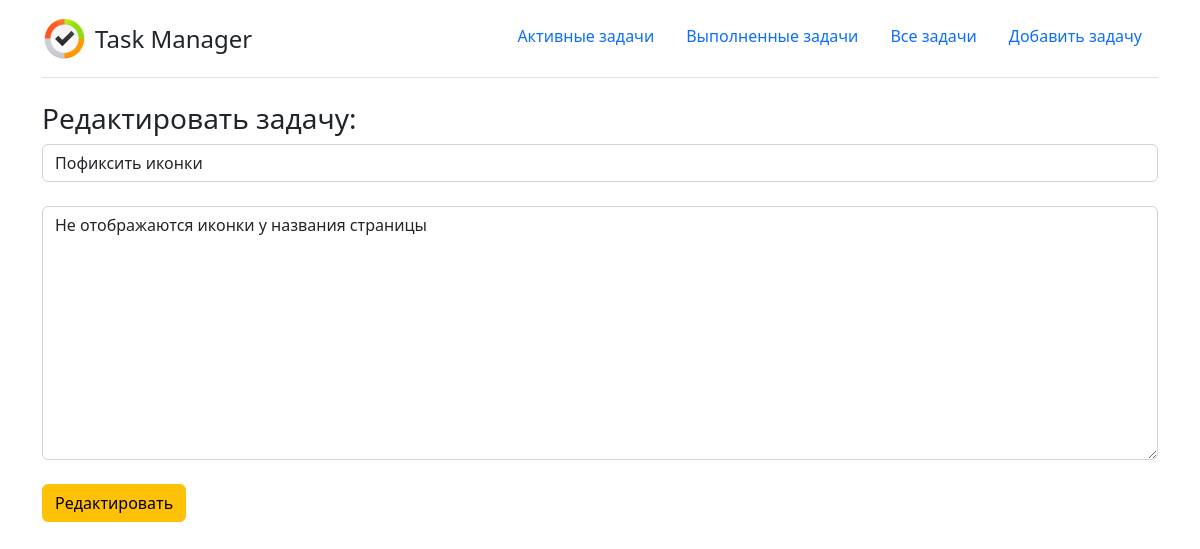
/update/38, run on the app's committed database.
### Main/models.py (models this page shows, shortened)
class Task(models.Model):
    title = models.CharField(max_length=255, verbose_name='Название')
    task = models.TextField(verbose_name='Задача')
    time_create = models.DateTimeField(auto_now_add=True, verbose_name='Время создания')
    time_update = models.DateTimeField(auto_now=True, verbose_name='Время обновления')
    done = models.BooleanField(default=False, verbose_name='Статус')
    class Meta:
        verbose_name = 'Задача'
        verbose_name_plural = 'Задачи'

### Main/views.py (the view)
# urls.py: path('update/<int:pk>', UpdateTask.as_view(), name='updateTask'),
class UpdateTask(UpdateView):
    model = Task
    template_name = 'Main/add.html'
    form_class = TaskForm
    success_url = '/'
    extra_context = {'title': 'Редактирование задачи'}

### Main/forms.py
class TaskForm(ModelForm):
    class Meta:
        model = Task
        fields = ['title', 'task']
        widgets = {
            'title': TextInput(attrs={
                'class': 'form-control',
                'placeholder': 'Введите название задачи:'
            }),
            'task': Textarea(attrs={
                'class': 'form-control',
                'placeholder': 'Введите описание задачи:'
            })
        }

### Main/templates/Main/add.html (shortened to what this page needs)
{% extends 'Main/base.html' %}
{% block body %}
  {% if title == 'Добавить задачу' %}
    <h3>Добавить задачу:</h3>
  {% else %}
    <h3>Редактировать задачу:</h3>
  {% endif %}
  <form method="post">
    {{ form.title }}<br>
    {{ form.task }}<br>
    {% if title == 'Добавить задачу' %}
      <button type="submit" class="btn btn-success">Добавить</button>
    {% else %}
      <button type="submit" class="btn btn-warning" name="next" value="{{ request.path }}">Редактировать</button>
    {% endif %}
  </form>
{% endblock %}

### data on the page
Task: title "Пофиксить иконки", task "Не отображаются иконки у названия страницы"
